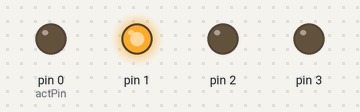
This sketch was run on a simulated Arduino Uno, built with avr-gcc and run on an emulated ATmega328P. Shown: output pins drawn as LEDs (lit = HIGH).

Above: at 1.0 s.
At 3.0 s:
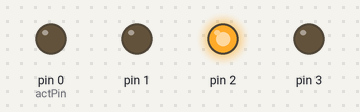
At 5.0 s:
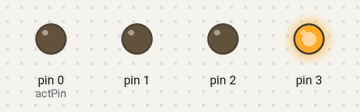
At 7.0 s:
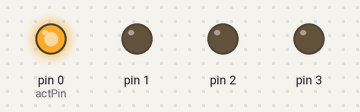
Timing chart, 0 to 10.4 s (numbered marks = the images above):
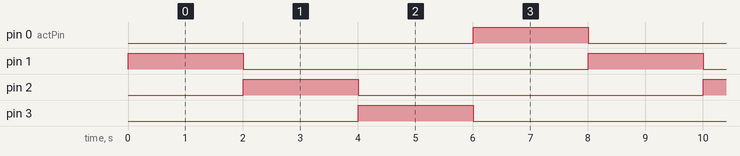

Measured:
- by itself, pin 0 (actPin), pin 1–3: alternates HIGH for 2.0 s and LOW for 6.0 s
- by itself, everything shown: repeats every 8.0 s, in 4 steps

The sketch:

esp8266D.ino
```cpp
int actPin =0;

void setup() {

pinMode(3, OUTPUT);
pinMode(1, OUTPUT);
pinMode(0, OUTPUT);
pinMode(2, OUTPUT);

  digitalWrite(0, LOW);
  digitalWrite(1, LOW);
  digitalWrite(2, LOW);
  digitalWrite(3, LOW);
}

void loop() {

  digitalWrite(actPin, LOW);

  if (actPin == 3) {
    actPin = 0;
  } else {
    actPin ++;
  }
  digitalWrite(actPin, HIGH);

  delay(2000);

}
```
